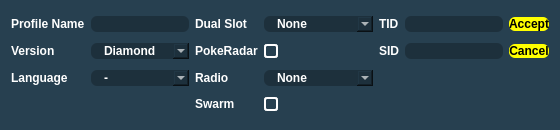
<?xml version="1.0" encoding="UTF-8"?>
<ui version="4.0">
 <class>ProfileManager4NewEdit</class>
 <widget class="QDialog" name="ProfileManager4NewEdit">
  <property name="geometry">
   <rect>
    <x>0</x>
    <y>0</y>
    <width>560</width>
    <height>130</height>
   </rect>
  </property>
  <property name="sizePolicy">
   <sizepolicy hsizetype="Fixed" vsizetype="Fixed">
    <horstretch>0</horstretch>
    <verstretch>0</verstretch>
   </sizepolicy>
  </property>
  <property name="minimumSize">
   <size>
    <width>560</width>
    <height>130</height>
   </size>
  </property>
  <property name="maximumSize">
   <size>
    <width>560</width>
    <height>130</height>
   </size>
  </property>
  <property name="windowTitle">
   <string>Profile Editor Gen 4</string>
  </property>
  <property name="styleSheet">
   <string notr="true">QDialog {
	background-color: #274050;
}

QLineEdit {
	qproperty-alignment: AlignCenter;
	background-color: #1D303C;
	border:none;
	border-radius: 6px;
	color: white;
	font-family: &quot;Myriad Pro&quot;, Montserrat;
	font-weight: 500;
}

QPushButton {
	border: none;
	border-radius: 6px;
	color: black;
	background-color: yellow;
	font-family: &quot;Myriad Pro&quot;, Montserrat;
	font-weight: 500;
}

QComboBox {
	background-color: #1D303C;
	border: none;
	border-radius: 6px;
	color: white;
	padding-left: 13px;
	font-family: &quot;Myriad Pro&quot;, Montserrat;
	font-weight: 500;
}

QComboBox QListView{
	color: white;
	background-color: #1D303C;
	border:1px solid black;
	padding-left: 3px;
}

QComboBox::item:alternate {
	background: #1D303C;
}

QComboBox::item:selected {
	border: 1px solid transparent;
	background: #003941;
}

QComboBox::indicator{
	background-color:transparent;
	selection-background-color:transparent;
	color:transparent;
	selection-color:transparent;
}

QComboBox::editable {
	background-color: #1D303C;
	border: none;
	border-radius: 6px;
	color: white;
}

QLabel {
	color: white;
	font-family: &quot;Myriad Pro&quot;, Montserrat;
	font-weight: 500;
}

QCheckBox::indicator {
	border: 2px solid white;
	border-radius: 3px;
	height: 10px;
	width: 10px;
}

QCheckBox::indicator:unchecked {
	background-color: #274050;
}

QCheckBox::indicator:checked {
	background-color: white;
}</string>
  </property>
  <layout class="QGridLayout" name="gridLayout">
   <item row="2" column="0">
    <widget class="QLabel" name="labelLanguage">
     <property name="text">
      <string>Language</string>
     </property>
    </widget>
   </item>
   <item row="0" column="1">
    <widget class="QLineEdit" name="lineEditProfile">
     <property name="sizePolicy">
      <sizepolicy hsizetype="Preferred" vsizetype="Fixed">
       <horstretch>0</horstretch>
       <verstretch>0</verstretch>
      </sizepolicy>
     </property>
    </widget>
   </item>
   <item row="3" column="2">
    <widget class="QLabel" name="labelSwarm">
     <property name="text">
      <string>Swarm</string>
     </property>
    </widget>
   </item>
   <item row="1" column="5">
    <widget class="TextBox" name="textBoxSID">
     <property name="sizePolicy">
      <sizepolicy hsizetype="Preferred" vsizetype="Fixed">
       <horstretch>0</horstretch>
       <verstretch>0</verstretch>
      </sizepolicy>
     </property>
    </widget>
   </item>
   <item row="0" column="2">
    <widget class="QLabel" name="labelDualSlot">
     <property name="text">
      <string>Dual Slot</string>
     </property>
    </widget>
   </item>
   <item row="2" column="3">
    <widget class="QComboBox" name="comboBoxRadio">
     <property name="enabled">
      <bool>true</bool>
     </property>
     <item>
      <property name="text">
       <string>None</string>
      </property>
     </item>
     <item>
      <property name="text">
       <string>Hoenn Sound</string>
      </property>
     </item>
     <item>
      <property name="text">
       <string>Sinnoh Sound</string>
      </property>
     </item>
    </widget>
   </item>
   <item row="1" column="4">
    <widget class="QLabel" name="labelSID">
     <property name="text">
      <string>SID</string>
     </property>
    </widget>
   </item>
   <item row="1" column="0">
    <widget class="QLabel" name="labelVersion">
     <property name="text">
      <string>Version</string>
     </property>
    </widget>
   </item>
   <item row="1" column="3">
    <widget class="QCheckBox" name="checkBoxRadar">
     <property name="text">
      <string/>
     </property>
    </widget>
   </item>
   <item row="0" column="0">
    <widget class="QLabel" name="labelProfile">
     <property name="text">
      <string>Profile Name</string>
     </property>
    </widget>
   </item>
   <item row="0" column="6">
    <widget class="QPushButton" name="pushButtonAccept">
     <property name="sizePolicy">
      <sizepolicy hsizetype="Fixed" vsizetype="Fixed">
       <horstretch>0</horstretch>
       <verstretch>0</verstretch>
      </sizepolicy>
     </property>
     <property name="text">
      <string>Accept</string>
     </property>
    </widget>
   </item>
   <item row="0" column="4">
    <widget class="QLabel" name="labelTID">
     <property name="text">
      <string>TID</string>
     </property>
    </widget>
   </item>
   <item row="1" column="2">
    <widget class="QLabel" name="labelRadar">
     <property name="text">
      <string>PokeRadar</string>
     </property>
    </widget>
   </item>
   <item row="2" column="2">
    <widget class="QLabel" name="labelRadio">
     <property name="text">
      <string>Radio</string>
     </property>
    </widget>
   </item>
   <item row="2" column="1">
    <widget class="QComboBox" name="comboBoxLanguage">
     <property name="sizePolicy">
      <sizepolicy hsizetype="Preferred" vsizetype="Fixed">
       <horstretch>0</horstretch>
       <verstretch>0</verstretch>
      </sizepolicy>
     </property>
     <item>
      <property name="text">
       <string notr="true">-</string>
      </property>
     </item>
     <item>
      <property name="text">
       <string>ENG</string>
      </property>
     </item>
     <item>
      <property name="text">
       <string>SPA</string>
      </property>
     </item>
     <item>
      <property name="text">
       <string>FRE</string>
      </property>
     </item>
     <item>
      <property name="text">
       <string>ITA</string>
      </property>
     </item>
     <item>
      <property name="text">
       <string>DEU</string>
      </property>
     </item>
     <item>
      <property name="text">
       <string>JPN</string>
      </property>
     </item>
    </widget>
   </item>
   <item row="1" column="1">
    <widget class="QComboBox" name="comboBoxVersion">
     <property name="sizePolicy">
      <sizepolicy hsizetype="Preferred" vsizetype="Fixed">
       <horstretch>0</horstretch>
       <verstretch>0</verstretch>
      </sizepolicy>
     </property>
     <item>
      <property name="text">
       <string>Diamond</string>
      </property>
     </item>
     <item>
      <property name="text">
       <string>Pearl</string>
      </property>
     </item>
     <item>
      <property name="text">
       <string>Platinum</string>
      </property>
     </item>
     <item>
      <property name="text">
       <string>Heart Gold</string>
      </property>
     </item>
     <item>
      <property name="text">
       <string>Soul Silver</string>
      </property>
     </item>
    </widget>
   </item>
   <item row="0" column="3">
    <widget class="QComboBox" name="comboBoxDualSlot">
     <item>
      <property name="text">
       <string>None</string>
      </property>
     </item>
     <item>
      <property name="text">
       <string>Ruby</string>
      </property>
     </item>
     <item>
      <property name="text">
       <string>Sapphire</string>
      </property>
     </item>
     <item>
      <property name="text">
       <string>Fire Red</string>
      </property>
     </item>
     <item>
      <property name="text">
       <string>Leaf Green</string>
      </property>
     </item>
     <item>
      <property name="text">
       <string>Emerald</string>
      </property>
     </item>
    </widget>
   </item>
   <item row="0" column="5">
    <widget class="TextBox" name="textBoxTID">
     <property name="sizePolicy">
      <sizepolicy hsizetype="Preferred" vsizetype="Fixed">
       <horstretch>0</horstretch>
       <verstretch>0</verstretch>
      </sizepolicy>
     </property>
    </widget>
   </item>
   <item row="3" column="3">
    <widget class="QCheckBox" name="checkBoxSwarm">
     <property name="text">
      <string/>
     </property>
    </widget>
   </item>
   <item row="1" column="6">
    <widget class="QPushButton" name="pushButtonCancel">
     <property name="sizePolicy">
      <sizepolicy hsizetype="Fixed" vsizetype="Fixed">
       <horstretch>0</horstretch>
       <verstretch>0</verstretch>
      </sizepolicy>
     </property>
     <property name="text">
      <string>Cancel</string>
     </property>
    </widget>
   </item>
  </layout>
 </widget>
 <customwidgets>
  <customwidget>
   <class>TextBox</class>
   <extends>QLineEdit</extends>
   <header>Forms/Controls/TextBox.hpp</header>
  </customwidget>
 </customwidgets>
 <tabstops>
  <tabstop>lineEditProfile</tabstop>
  <tabstop>comboBoxVersion</tabstop>
  <tabstop>comboBoxLanguage</tabstop>
  <tabstop>comboBoxDualSlot</tabstop>
  <tabstop>checkBoxRadar</tabstop>
  <tabstop>comboBoxRadio</tabstop>
  <tabstop>checkBoxSwarm</tabstop>
  <tabstop>textBoxTID</tabstop>
  <tabstop>textBoxSID</tabstop>
  <tabstop>pushButtonAccept</tabstop>
  <tabstop>pushButtonCancel</tabstop>
 </tabstops>
 <resources/>
 <connections>
  <connection>
   <sender>pushButtonCancel</sender>
   <signal>clicked()</signal>
   <receiver>ProfileManager4NewEdit</receiver>
   <slot>reject()</slot>
   <hints>
    <hint type="sourcelabel">
     <x>529</x>
     <y>56</y>
    </hint>
    <hint type="destinationlabel">
     <x>522</x>
     <y>82</y>
    </hint>
   </hints>
  </connection>
 </connections>
</ui>
